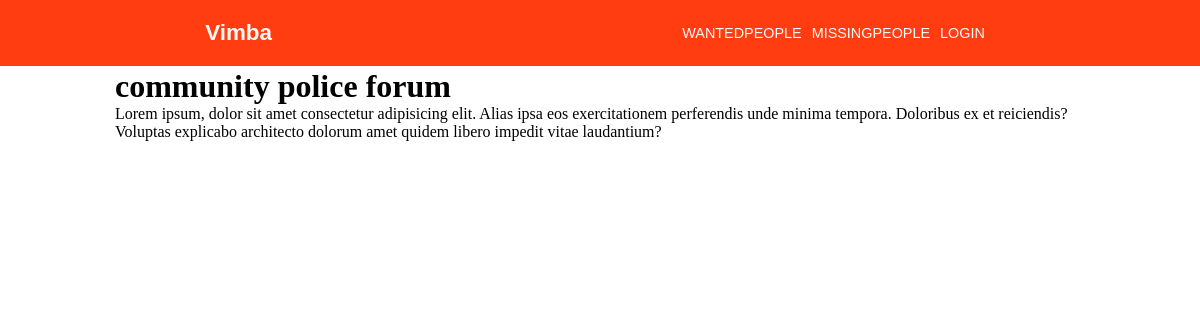
The app's page /community-police-forum with its own data.
### articles/models.py (models this page shows, shortened)
class Categories(models.Model):
    name = models.CharField(max_length=200)
    slug = models.SlugField()
    body = models.TextField()
    date = models.DateTimeField(auto_now_add=True)

### articles/views.py (the view)
# urls.py: path('<slug:slug>',views.article_detail,name='detail')
def article_detail(request,slug):
    cartegory = Categories.objects.get(slug=slug)
    context = {
        'cartegory':cartegory
    }
    return render(request,'articles/details_page.html',context)

### articles/templates/articles/details_page.html
{% extends 'main.html' %}
{% block content %}
<h1>{{cartegory.name}}</h1>
<p>{{cartegory.body}}<p>
{% endblock content %}

### static/css/styles.css (style rules this page uses)
* { margin: 0; box-sizing: border-box; }

### records on screen
Categories: name "community police forum", body "Lorem ipsum, dolor sit amet consectetur adipisicing elit. Alias ipsa eos exercitationem perferendis unde minima tempora. Doloribus ex et reiciendis? Voluptas explicabo architecto dolorum amet quidem libero impedit vitae laudantium?"
